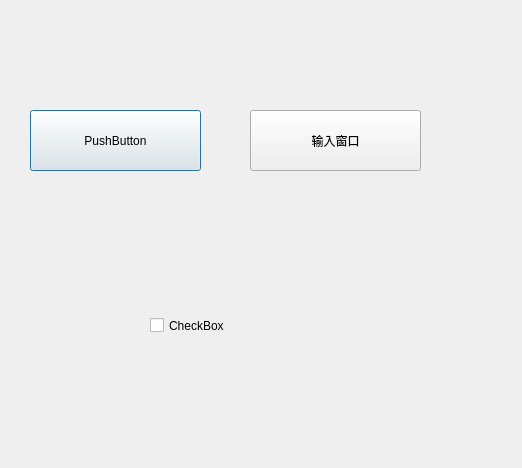
<?xml version="1.0" encoding="UTF-8"?>
<ui version="4.0">
 <class>testDialog</class>
 <widget class="QDialog" name="testDialog">
  <property name="geometry">
   <rect>
    <x>0</x>
    <y>0</y>
    <width>522</width>
    <height>468</height>
   </rect>
  </property>
  <property name="minimumSize">
   <size>
    <width>522</width>
    <height>468</height>
   </size>
  </property>
  <property name="windowTitle">
   <string>Dialog</string>
  </property>
  <widget class="QPushButton" name="pushButton">
   <property name="geometry">
    <rect>
     <x>30</x>
     <y>110</y>
     <width>171</width>
     <height>61</height>
    </rect>
   </property>
   <property name="text">
    <string>PushButton</string>
   </property>
  </widget>
  <widget class="QCheckBox" name="checkBox">
   <property name="geometry">
    <rect>
     <x>150</x>
     <y>290</y>
     <width>161</width>
     <height>71</height>
    </rect>
   </property>
   <property name="text">
    <string>CheckBox</string>
   </property>
  </widget>
  <widget class="QPushButton" name="btn_Input">
   <property name="geometry">
    <rect>
     <x>250</x>
     <y>110</y>
     <width>171</width>
     <height>61</height>
    </rect>
   </property>
   <property name="text">
    <string>输入窗口</string>
   </property>
  </widget>
 </widget>
 <resources/>
 <connections/>
</ui>
